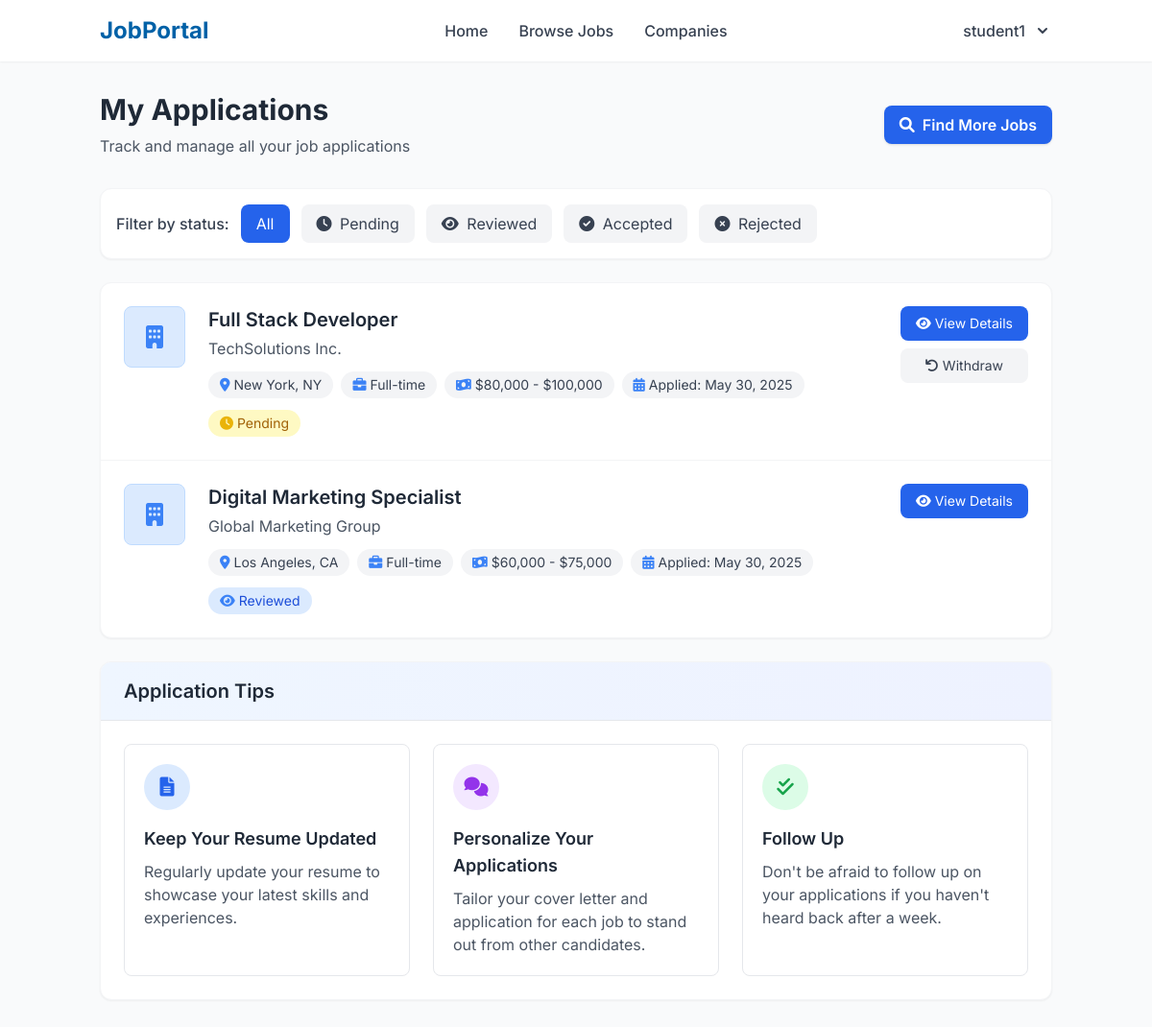
The page /my_applications.php (signed in) on the database its author committed.
### tables this page shows
CREATE TABLE IF NOT EXISTS applications (
    id INT NOT NULL PRIMARY KEY AUTO_INCREMENT,
    job_id INT NOT NULL,
    student_id INT NOT NULL,
    application_date TIMESTAMP DEFAULT CURRENT_TIMESTAMP,
    status ENUM('pending', 'reviewed', 'accepted', 'rejected') DEFAULT 'pending',
    cover_letter TEXT,
    FOREIGN KEY (job_id) REFERENCES jobs(id) ON DELETE CASCADE,
    FOREIGN KEY (student_id) REFERENCES users(id) ON DELETE CASCADE
);

CREATE TABLE IF NOT EXISTS jobs (
    id INT NOT NULL PRIMARY KEY AUTO_INCREMENT,
    recruiter_id INT NOT NULL,
    title VARCHAR(100) NOT NULL,
    description TEXT NOT NULL,
    requirements TEXT,
    location VARCHAR(100),
    job_type ENUM('full-time', 'part-time', 'contract', 'internship') NOT NULL,
    salary VARCHAR(50),
    posted_date TIMESTAMP DEFAULT CURRENT_TIMESTAMP,
    deadline DATE,
    status ENUM('open', 'closed') DEFAULT 'open',
    FOREIGN KEY (recruiter_id) REFERENCES users(id) ON DELETE CASCADE
);

CREATE TABLE IF NOT EXISTS company_profiles (
    id INT NOT NULL PRIMARY KEY AUTO_INCREMENT,
    user_id INT NOT NULL,
    company_name VARCHAR(100) NOT NULL,
    company_description TEXT,
    industry VARCHAR(100),
    website VARCHAR(255),
    location VARCHAR(100),
    logo_path VARCHAR(255),
    FOREIGN KEY (user_id) REFERENCES users(id) ON DELETE CASCADE
);

### my_applications.php (the view, shortened to what this page needs)
<?php
require_once 'includes/functions.php';
$page = isset($_GET['page']) ? (int)$_GET['page'] : 1;
$limit = 10;
$offset = ($page - 1) * $limit;
$sql = "SELECT a.*, j.title, j.location, j.job_type, j.salary, c.company_name, c.logo_path
        FROM applications a
        JOIN jobs j ON a.job_id = j.id
        JOIN company_profiles c ON j.recruiter_id = c.user_id
        WHERE a.student_id = ?
        ORDER BY a.application_date DESC
        LIMIT ? OFFSET ?";
$stmt = mysqli_prepare($conn, $sql);
mysqli_stmt_bind_param($stmt, "iii", $_SESSION['user_id'], $limit, $offset);
mysqli_stmt_execute($stmt);
$result = mysqli_stmt_get_result($stmt);
$applications = mysqli_fetch_all($result, MYSQLI_ASSOC);
$status_filter = isset($_GET['status']) ? $_GET['status'] : '';
include 'includes/header.php';
?>
<div class="bg-gray-50 py-8 min-h-screen">
    <div class="container mx-auto px-4">
        <div class="flex flex-col md:flex-row md:items-center md:justify-between mb-8">
            <div>
                <h1 class="text-3xl font-bold text-gray-800 mb-2">My Applications</h1>
                <p class="text-gray-600">Track and manage all your job applications</p>
            </div>
            <a href="jobs.php" class="mt-4 md:mt-0 bg-blue-600 hover:bg-blue-700 text-white font-semibold py-2 px-4 rounded-lg transition duration-300 shadow flex items-center justify-center">
                <i class="fas fa-search mr-2"></i> Find More Jobs
            </a>
        </div>
        <div class="bg-white rounded-xl shadow-sm border border-gray-100 p-4 mb-6">
            <div class="flex flex-wrap items-center gap-3">
                <span class="text-gray-700 font-medium">Filter by status:</span>
                <a href="my_applications.php" class="<?php echo empty($status_filter) ? 'bg-blue-600 text-white' : 'bg-gray-100 text-gray-700 hover:bg-gray-200'; ?> px-4 py-2 rounded-lg transition duration-300">
                    All
                </a>
                <a href="my_applications.php?status=pending" class="<?php echo $status_filter === 'pending' ? 'bg-yellow-500 text-white' : 'bg-gray-100 text-gray-700 hover:bg-gray-200'; ?> px-4 py-2 rounded-lg transition duration-300">
                    <i class="fas fa-clock mr-1"></i> Pending
                </a>
                <a href="my_applications.php?status=reviewed" class="<?php echo $status_filter === 'reviewed' ? 'bg-blue-500 text-white' : 'bg-gray-100 text-gray-700 hover:bg-gray-200'; ?> px-4 py-2 rounded-lg transition duration-300">
                    <i class="fas fa-eye mr-1"></i> Reviewed
                </a>
                <a href="my_applications.php?status=accepted" class="<?php echo $status_filter === 'accepted' ? 'bg-green-500 text-white' : 'bg-gray-100 text-gray-700 hover:bg-gray-200'; ?> px-4 py-2 rounded-lg transition duration-300">
                    <i class="fas fa-check-circle mr-1"></i> Accepted
                </a>
                <a href="my_applications.php?status=rejected" class="<?php echo $status_filter === 'rejected' ? 'bg-red-500 text-white' : 'bg-gray-100 text-gray-700 hover:bg-gray-200'; ?> px-4 py-2 rounded-lg transition duration-300">
                    <i class="fas fa-times-circle mr-1"></i> Rejected
                </a>
            </div>
        </div>
        <div class="bg-white rounded-xl shadow-sm border border-gray-100 overflow-hidden mb-6">
            <?php if (count($applications) > 0): ?>
                <div class="divide-y divide-gray-100">
                    <?php foreach ($applications as $application): ?>
                        <div class="p-6 hover:bg-gray-50 transition duration-300">
                            <div class="flex flex-col md:flex-row gap-6">
                                <div class="flex-shrink-0">
                                    <?php if (!empty($application['logo_path'])): ?>
                                        <img src="<?php echo $application['logo_path']; ?>" alt="<?php echo htmlspecialchars($application['company_name']); ?>" class="w-16 h-16 object-contain rounded-lg border border-gray-200">
                                    <?php else: ?>
                                        <div class="w-16 h-16 bg-blue-100 rounded-lg flex items-center justify-center border border-blue-200">
                                            <i class="fas fa-building text-blue-500 text-2xl"></i>
                                        </div>
                                    <?php endif; ?>
                                </div>
                                <div class="flex-grow">
                                    <div class="flex flex-col md:flex-row md:items-start md:justify-between gap-4">
                                        <div>
                                            <h2 class="text-xl font-semibold text-gray-800 mb-1">
                                                <a href="job_details.php?id=<?php echo $application['job_id']; ?>" class="hover:text-blue-600 transition duration-300"><?php echo htmlspecialchars($application['title']); ?></a>
                                            </h2>
                                            <p class="text-gray-600 mb-3"><?php echo htmlspecialchars($application['company_name']); ?></p>
                                            <div class="flex flex-wrap gap-2 mb-3">
                                                <span class="bg-gray-100 text-gray-700 px-3 py-1 rounded-full text-sm flex items-center">
                                                    <i class="fas fa-map-marker-alt mr-1 text-blue-500"></i> <?php echo htmlspecialchars($application['location']); ?>
                                                </span>
                                                <span class="bg-gray-100 text-gray-700 px-3 py-1 rounded-full text-sm flex items-center">
                                                    <i class="fas fa-briefcase mr-1 text-blue-500"></i> <?php echo htmlspecialchars(ucfirst($application['job_type'])); ?>
                                                </span>
                                                <?php if (!empty($application['salary'])): ?>
                                                <span class="bg-gray-100 text-gray-700 px-3 py-1 rounded-full text-sm flex items-center">
                                                    <i class="fas fa-money-bill-wave mr-1 text-blue-500"></i> <?php echo htmlspecialchars($application['salary']); ?>
                                                </span>
                                                <?php endif; ?>
                                                <span class="bg-gray-100 text-gray-700 px-3 py-1 rounded-full text-sm flex items-center">
                                                    <i class="fas fa-calendar-alt mr-1 text-blue-500"></i> Applied: <?php echo date('M d, Y', strtotime($application['application_date'])); ?>
                                                </span>
                                            </div>
                                            <?php
                                            $status_class = '';
                                            $status_bg = '';
                                            $status_icon = '';
                                            switch ($application['status']) {
                                                case 'pending':
                                                    $status_class = 'text-yellow-700';
                                                    $status_bg = 'bg-yellow-100';
                                                    $status_icon = 'fas fa-clock text-yellow-500';
                                                    break;
                                                case 'reviewed':
                                                    $status_class = 'text-blue-700';
                                                    $status_bg = 'bg-blue-100';
                                                    $status_icon = 'fas fa-eye text-blue-500';
                                                    break;
                                            }
                                            ?>
                                            <div class="flex items-center">
                                                <span class="<?php echo $status_bg . ' ' . $status_class; ?> px-3 py-1 rounded-full text-sm flex items-center">
                                                    <i class="<?php echo $status_icon; ?> mr-1"></i> <?php echo ucfirst($application['status']); ?>
                                                </span>
                                            </div>
                                        </div>
                                        <div class="flex flex-col gap-2">
                                            <a href="application_details.php?id=<?php echo $application['id']; ?>" class="bg-blue-600 hover:bg-blue-700 text-white px-4 py-2 rounded-lg text-sm transition duration-300 flex items-center justify-center">
                                                <i class="fas fa-eye mr-1"></i> View Details
                                            </a>
                                            <?php if ($application['status'] === 'pending'): ?>
                                            <a href="withdraw_application.php?id=<?php echo $application['id']; ?>" class="bg-gray-100 hover:bg-gray-200 text-gray-700 px-4 py-2 rounded-lg text-sm transition duration-300 flex items-center justify-center" onclick="return confirm('Are you sure you want to withdraw this application?');">
                                                <i class="fas fa-undo mr-1"></i> Withdraw
                                            </a>
                                            <?php endif; ?>
                                        </div>
                                    </div>
                                </div>
                            </div>
                        </div>
                    <?php endforeach; ?>
                </div>
            <?php endif; ?>
        </div>
        <div class="bg-white rounded-xl shadow-sm border border-gray-100 overflow-hidden">
            <div class="bg-gradient-to-r from-blue-50 to-indigo-50 px-6 py-4 border-b">
                <h2 class="text-xl font-semibold text-gray-800">Application Tips</h2>
            </div>
            <div class="p-6">
                <div class="grid grid-cols-1 md:grid-cols-3 gap-6">
                    <div class="bg-white rounded-lg border border-gray-200 p-5 hover:shadow-md transition duration-300">
                        <div class="w-12 h-12 rounded-full bg-blue-100 flex items-center justify-center mb-4">
                            <i class="fas fa-file-alt text-blue-600 text-xl"></i>
                        </div>
                        <h3 class="text-lg font-semibold text-gray-800 mb-2">Keep Your Resume Updated</h3>
                        <p class="text-gray-600">Regularly update your resume to showcase your latest skills and experiences.</p>
                    </div>
                    <div class="bg-white rounded-lg border border-gray-200 p-5 hover:shadow-md transition duration-300">
                        <div class="w-12 h-12 rounded-full bg-purple-100 flex items-center justify-center mb-4">
                            <i class="fas fa-comments text-purple-600 text-xl"></i>
                        </div>
                        <h3 class="text-lg font-semibold text-gray-800 mb-2">Personalize Your Applications</h3>
                        <p class="text-gray-600">Tailor your cover letter and application for each job to stand out from other candidates.</p>
                    </div>
                    <div class="bg-white rounded-lg border border-gray-200 p-5 hover:shadow-md transition duration-300">
                        <div class="w-12 h-12 rounded-full bg-green-100 flex items-center justify-center mb-4">
                            <i class="fas fa-check-double text-green-600 text-xl"></i>
                        </div>
                        <h3 class="text-lg font-semibold text-gray-800 mb-2">Follow Up</h3>
                        <p class="text-gray-600">Don't be afraid to follow up on your applications if you haven't heard back after a week.</p>
                    </div>
                </div>
            </div>
        </div>
    </div>
</div>
<?php include 'includes/footer.php'; ?>

### assets/css/custom.css (style rules this page uses)
:root { --primary-color: #0061a7; --secondary-color: #00a4e4; --accent-color: #6cc24a; --dark-bg: #1a2b3c; --light-bg: #f5f7fa; --text-dark: #333333; --text-light: #ffffff; --border-color: #e1e5eb; --success-color: #28a745; --warning-color: #ffc107; --danger-color: #dc3545; --info-color: #17a2b8; }
body { font-family: 'Roboto', sans-serif; color: var(--text-dark); background-color: var(--light-bg); line-height: 1.6; }
a { color: var(--primary-color); text-decoration: none; transition: all 0.3s ease; }
:root { --primary-color: #0061a7; --secondary-color: #00a4e4; --accent-color: #6cc24a; --dark-bg: #1a2b3c; --light-bg: #f5f7fa; --text-dark: #333333; --text-light: #ffffff; }

### rows shown on the page
applications: job.title "Full Stack Developer", company_profiles.company_name "TechSolutions Inc.", job.location "New York, NY", job.job_type "Full-time", job.salary "$80,000 - $100,000", application_date "May 30, 2025", status "Pending"
applications: job.title "Digital Marketing Specialist", company_profiles.company_name "Global Marketing Group", job.location "Los Angeles, CA", job.job_type "Full-time", job.salary "$60,000 - $75,000", application_date "May 30, 2025", status "Reviewed"

### other values the page prints
$_SESSION['username'] "student1"
